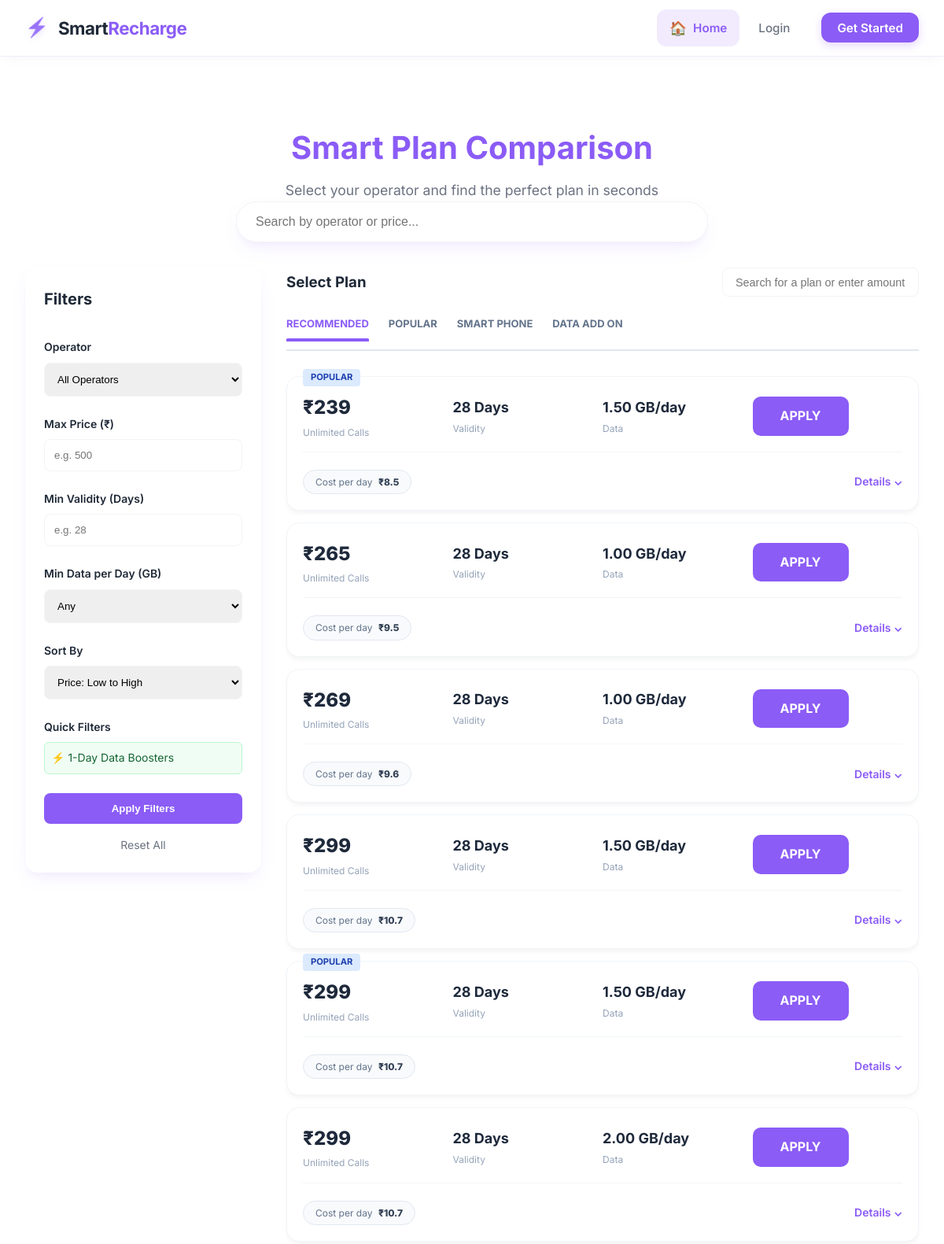
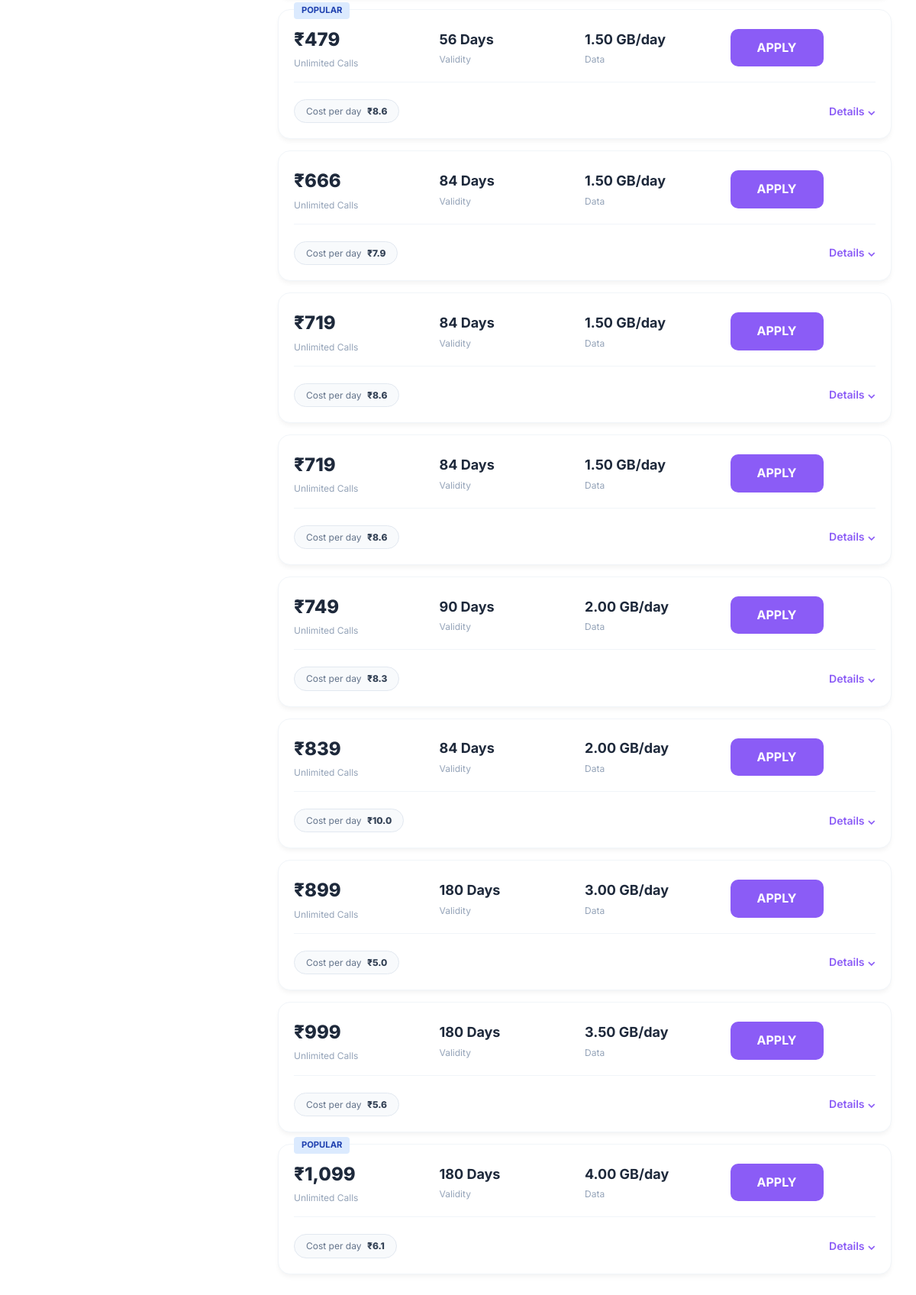
/, run on an earlier commit of the app's database (2 pictures, top to bottom).
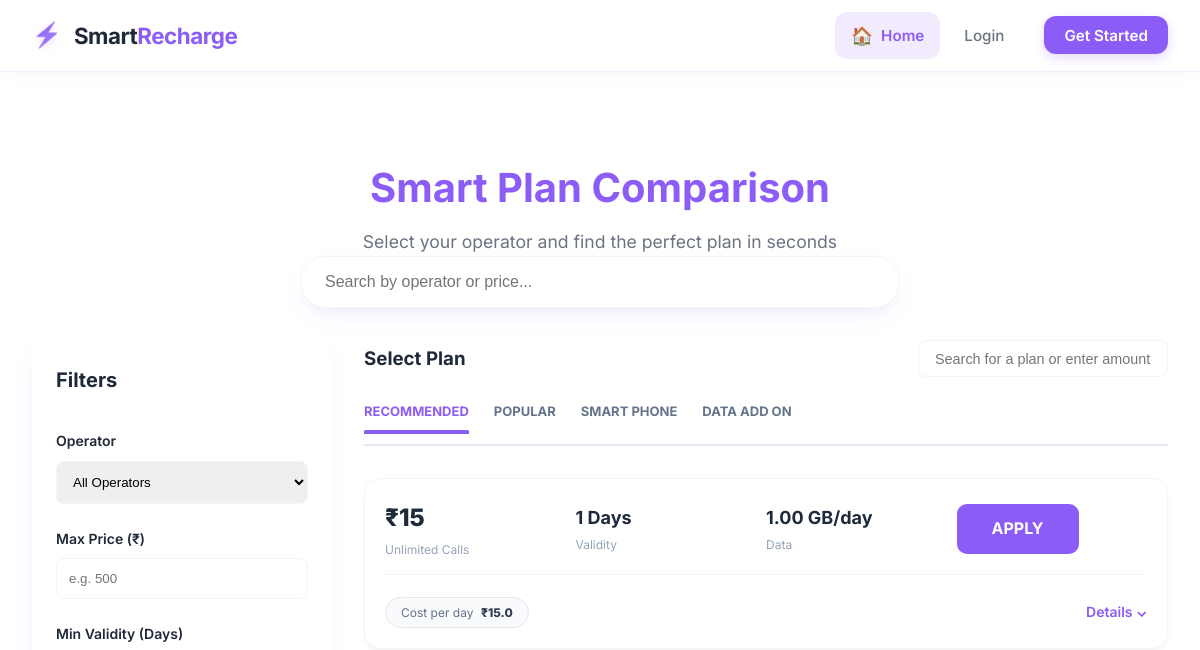
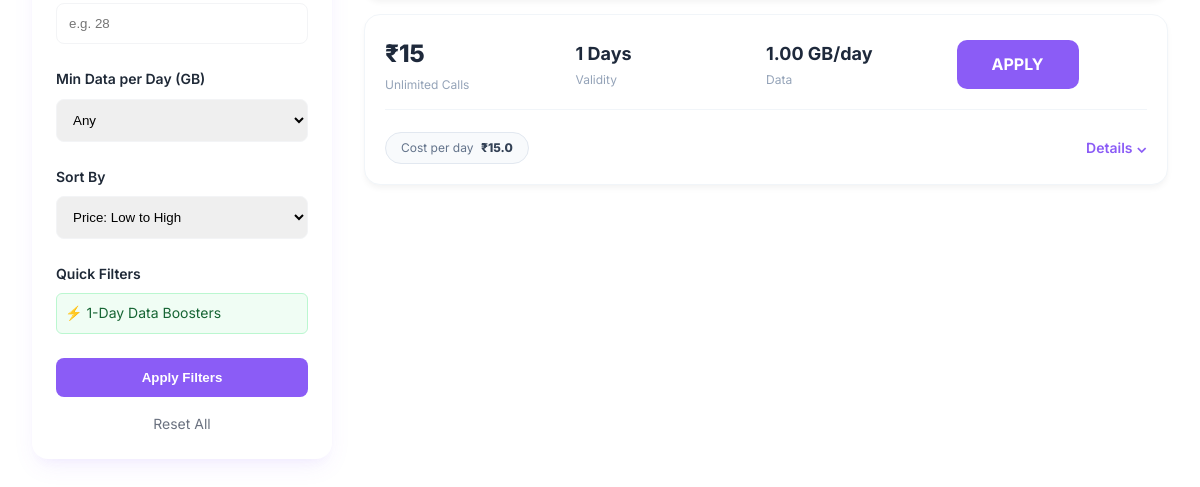
And on a later commit of the database (2 pictures, top to bottom).
### tables this page shows
CREATE TABLE IF NOT EXISTS plans (
    id INT AUTO_INCREMENT PRIMARY KEY,
    operator ENUM('Jio', 'Airtel', 'VI') NOT NULL,
    price DECIMAL(10, 2) NOT NULL,
    validity INT NOT NULL,  
    data_per_day DECIMAL(5, 2) NOT NULL,  
    is_best_plan BOOLEAN DEFAULT FALSE,
    category ENUM('Budget', 'Unlimited', 'Long Validity', 'OTT Bundled') DEFAULT 'Unlimited',
    ott_subscription VARCHAR(100) DEFAULT NULL,
    cost_per_day DECIMAL(10, 2) GENERATED ALWAYS AS (price / validity) STORED,
    created_at TIMESTAMP DEFAULT CURRENT_TIMESTAMP
);

### index.php (the view, shortened to what this page needs)
<?php
require_once 'db.php';
$operator = $_GET['operator'] ?? '';
$max_price = $_GET['max_price'] ?? '';
$min_validity = $_GET['min_validity'] ?? '';
$sort = $_GET['sort'] ?? 'price_asc';
$search = $_GET['search'] ?? '';
$sql = "SELECT * FROM plans WHERE 1=1";
$params = [];
switch ($sort) {
    case 'price_asc': $sql .= " ORDER BY price ASC"; break;
}
$stmt = $pdo->prepare($sql);
$stmt->execute($params);
$plans = $stmt->fetchAll();
?>
<!DOCTYPE html>
<html lang="en">
<head>
    <link rel="stylesheet" href="style.css?v=1.1">
</head>
<body>
<?php include 'header.php'; ?>
<div class="container">
    <div class="plan-comparison-header" style="margin-top: 4rem; text-align: center;">
        <h1 style="font-size: 2.5rem; margin-bottom: 0.5rem; color: var(--primary);">Smart Plan Comparison</h1>
        <p style="color: var(--text-muted); font-size: 1.1rem;">Select your operator and find the perfect plan in seconds</p>
    </div>
    <div class="search-container">
        <form method="GET" action="index.php" class="search-input-wrapper">
            <input type="text" name="search" placeholder="Search by operator or price..." value="<?php echo htmlspecialchars($search); ?>">
        </form>
    </div>
    <div class="main-layout">
        <aside class="filters-card">
            <h2>Filters</h2>
            <form method="GET" action="index.php">
                <div class="filter-group">
                    <label>Operator</label>
                    <select name="operator">
                        <option value="">All Operators</option>
                    </select>
                </div>
                <div class="filter-group">
                    <label>Max Price (₹)</label>
                    <input type="number" name="max_price" placeholder="e.g. 500" value="<?php echo htmlspecialchars($max_price); ?>">
                </div>
                <div class="filter-group">
                    <label>Min Validity (Days)</label>
                    <input type="number" name="min_validity" placeholder="e.g. 28" value="<?php echo htmlspecialchars($min_validity); ?>">
                </div>
                <div class="filter-group">
                    <label>Min Data per Day (GB)</label>
                    <select name="min_data">
                        <option value="">Any</option>
                    </select>
                </div>
                <div class="filter-group">
                    <label>Sort By</label>
                    <select name="sort">
                        <option value="price_asc" <?php if($sort == 'price_asc') echo 'selected'; ?>>Price: Low to High</option>
                    </select>
                </div>
                <div class="filter-group">
                    <label>Quick Filters</label>
                    <div style="display: flex; flex-direction: column; gap: 0.5rem;">
                        <a href="index.php?max_validity=1" class="btn-reset" style="text-align: left; margin-top: 0; padding: 0.5rem; background: #f0fdf4; color: #166534; border-radius: 6px; border: 1px solid #bbf7d0;">⚡ 1-Day Data Boosters</a>
                    </div>
                </div>
                <button type="submit" class="btn-apply">Apply Filters</button>
                <a href="index.php" class="btn-reset">Reset All</a>
            </form>
        </aside>
        <main>
            <div class="plan-selection-header">
                <h3>Select Plan</h3>
                <div class="search-filter-wrapper">
                    <input type="text" name="search" placeholder="Search for a plan or enter amount" value="<?php echo htmlspecialchars($search); ?>">
                </div>
            </div>
            <div class="plan-tabs">
                <a href="index.php" class="tab-item active">RECOMMENDED</a>
                <a href="index.php?operator=<?php echo $operator; ?>&max_price=500" class="tab-item">POPULAR</a>
                <a href="index.php?min_data=2" class="tab-item">SMART PHONE</a>
                <a href="index.php?max_validity=1" class="tab-item">DATA ADD ON</a>
            </div>
            <div class="plans-list-container">
                <?php if (empty($plans)): ?>
                    <p style="text-align: center; padding: 3rem; color: var(--text-muted);">No plans found matching your criteria.</p>
                <?php else: ?>
                    <?php foreach ($plans as $plan): ?>
                        <div class="plan-row-card">
                            <?php if ($plan['is_best_plan']): ?>
                                <div class="row-badge">Popular</div>
                            <?php endif; ?>
                            <div class="plan-row-content">
                                <div class="plan-col price-col">
                                    <div class="row-price">₹<?php echo number_format($plan['price'], 0); ?></div>
                                    <div class="row-subtext">Unlimited Calls</div>
                                </div>
                                <div class="plan-col validity-col">
                                    <div class="row-main-val"><?php echo $plan['validity']; ?> Days</div>
                                    <div class="row-subtext">Validity</div>
                                </div>
                                <div class="plan-col data-col">
                                    <div class="row-main-val"><?php echo $plan['data_per_day']; ?> GB/day</div>
                                    <div class="row-subtext">Data</div>
                                </div>
                                <div class="plan-col action-col">
                                    <a href="recharge.php?id=<?php echo $plan['id']; ?>" class="btn-apply-orange">
                                        APPLY
                                    </a>
                                </div>
                            </div>
                            <div class="plan-row-footer">
                                <div class="cost-badge">Cost per day <span>₹<?php echo number_format($plan['price'] / $plan['validity'], 1); ?></span></div>
                                <a href="#" class="details-link">Details ⌄</a>
                            </div>
                        </div>
                    <?php endforeach; ?>
                <?php endif; ?>
            </div>
        </main>
    </div>
</div>
</body>
</html>

### header.php (shortened to what this page needs)
<nav class="navbar">
    <div class="nav-container">
        <a href="index.php" class="nav-logo">
            <span class="logo-icon">⚡</span>
            <span class="logo-text">Smart<span>Recharge</span></span>
        </a>
        <ul class="nav-menu" id="nav-menu">
            <li class="nav-item">
                <a href="index.php" class="nav-link <?php echo basename($_SERVER['PHP_SELF']) == 'index.php' ? 'active' : ''; ?>">
                    <span class="nav-icon">🏠</span> Home
                </a>
            </li>
            <?php if (isset($_SESSION['user_id'])): ?>
                <li class="nav-item">
                    <a href="dashboard.php" class="nav-link <?php echo basename($_SERVER['PHP_SELF']) == 'dashboard.php' ? 'active' : ''; ?>">
                        <span class="nav-icon">📊</span> Dashboard
                    </a>
                </li>
                <li class="nav-item">
                    <a href="dashboard.php?logout=1" class="nav-link" style="color: #ef4444;">
                        <span class="nav-icon">🚪</span> Logout
                    </a>
                </li>
                <li class="nav-item nav-cta">
                    <a href="dashboard.php" class="nav-btn">My Account</a>
                </li>
            <?php else: ?>
                <li class="nav-item">
                    <a href="login.php" class="nav-link <?php echo basename($_SERVER['PHP_SELF']) == 'login.php' ? 'active' : ''; ?>">
                        Login
                    </a>
                </li>
                <li class="nav-item nav-cta">
                    <a href="register.php" class="nav-btn">Get Started</a>
                </li>
            <?php endif; ?>
        </ul>
    </div>
</nav>

### index.php (style rules this page uses)
.plan-tabs { display: flex !important; gap: 25px !important; border-bottom: 2px solid #e2e8f0 !important; margin-bottom: 2rem !important; padding-bottom: 10px !important; overflow-x: auto; }
.tab-item { text-decoration: none !important; color: #64748b !important; font-weight: 700 !important; font-size: 13px !important; white-space: nowrap; }
.tab-item.active { color: var(--primary) !important; border-bottom: 3px solid var(--primary) !important; padding-bottom: 7px !important; }
.plan-row-card { background: #ffffff !important; border-radius: 16px !important; padding: 20px !important; margin-bottom: 15px !important; box-shadow: 0 4px 6px -1px rgba(0,0,0,0.05) !important; border: 1px solid #f1f5f9 !important; position: relative; }
.plan-row-content { display: flex !important; justify-content: space-between !important; align-items: center !important; padding-bottom: 15px !important; border-bottom: 1px solid #f1f5f9 !important; }
.plan-col { flex: 1; }
.row-price { font-size: 24px !important; font-weight: 800 !important; color: #1e293b !important; }
.row-main-val { font-size: 18px !important; font-weight: 700 !important; color: #1e293b !important; }
.row-subtext { font-size: 12px !important; color: #94a3b8 !important; }
.btn-apply-orange { background: var(--primary) !important; color: white !important; padding: 12px 35px !important; border-radius: 10px !important; font-weight: 700 !important; text-decoration: none !important; display: inline-block !important; }
.plan-row-footer { display: flex !important; justify-content: space-between !important; padding-top: 10px !important; align-items: center !important; }
.cost-badge { background: #f8fafc !important; padding: 5px 15px !important; border-radius: 99px !important; font-size: 12px !important; color: #64748b !important; }
.details-link { color: var(--primary) !important; font-weight: 600 !important; text-decoration: none !important; font-size: 14px !important; }

What changed in the data, as far as the page shows it:
removed plans: price "265", validity "28", data_per_day "1.00", $plan['price'] / $plan['validity'] "9.5"
removed plans: price "269", validity "28", data_per_day "1.00", $plan['price'] / $plan['validity'] "9.6"
removed plans: price "299", validity "28", data_per_day "1.50", $plan['price'] / $plan['validity'] "10.7"
removed plans: is_best_plan "POPULAR", price "299", validity "28", data_per_day "1.50", $plan['price'] / $plan['validity'] "10.7"
removed plans: is_best_plan "POPULAR", price "479", validity "56", data_per_day "1.50", $plan['price'] / $plan['validity'] "8.6"
removed plans: price "666", validity "84", data_per_day "1.50", $plan['price'] / $plan['validity'] "7.9"
removed plans: price "719", validity "84", data_per_day "1.50", $plan['price'] / $plan['validity'] "8.6"
removed plans: price "719", validity "84", data_per_day "1.50", $plan['price'] / $plan['validity'] "8.6"
removed plans: price "749", validity "90", data_per_day "2.00", $plan['price'] / $plan['validity'] "8.3"
removed plans: price "839", validity "84", data_per_day "2.00", $plan['price'] / $plan['validity'] "10.0"
removed plans: price "899", validity "180", data_per_day "3.00", $plan['price'] / $plan['validity'] "5.0"
removed plans: price "999", validity "180", data_per_day "3.50", $plan['price'] / $plan['validity'] "5.6"
removed plans: is_best_plan "POPULAR", price "1,099", validity "180", data_per_day "4.00", $plan['price'] / $plan['validity'] "6.1"
changed plans (number 1 of 2 on the later page): price "239" → "15"; validity "28" → "1"; data_per_day "1.50" → "1.00"; $plan['price'] / $plan['validity'] "8.5" → "15.0"; no longer shows "POPULAR"
changed plans (number 2 of 2 on the later page): price "299" → "15"; validity "28" → "1"; data_per_day "2.00" → "1.00"; $plan['price'] / $plan['validity'] "10.7" → "15.0"
